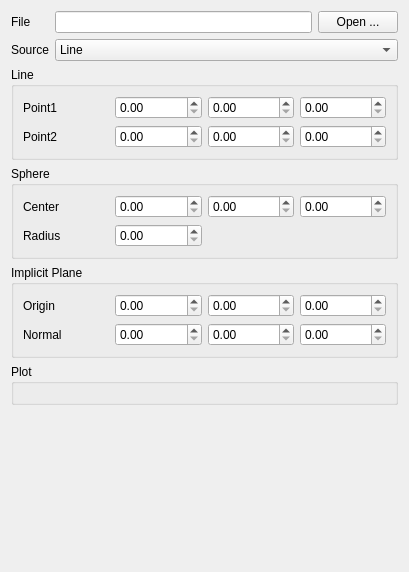
<?xml version="1.0" encoding="UTF-8"?>
<ui version="4.0">
 <class>ProbeConfig</class>
 <widget class="QWidget" name="ProbeConfig">
  <property name="geometry">
   <rect>
    <x>0</x>
    <y>0</y>
    <width>409</width>
    <height>572</height>
   </rect>
  </property>
  <property name="windowTitle">
   <string>Form</string>
  </property>
  <layout class="QGridLayout" name="gridLayout_2">
   <item row="0" column="0">
    <layout class="QGridLayout" name="gridLayout">
     <item row="3" column="0" colspan="3">
      <widget class="QGroupBox" name="sphereGroupBox">
       <property name="title">
        <string>Sphere</string>
       </property>
       <layout class="QGridLayout" name="gridLayout_6">
        <item row="0" column="0">
         <layout class="QGridLayout" name="gridLayout_5">
          <item row="1" column="1">
           <widget class="QDoubleSpinBox" name="sphereRadius">
            <property name="singleStep">
             <double>0.100000000000000</double>
            </property>
           </widget>
          </item>
          <item row="0" column="1">
           <widget class="QDoubleSpinBox" name="sphereCenterXSpinBox"/>
          </item>
          <item row="0" column="2">
           <widget class="QDoubleSpinBox" name="sphereCenterYSpinBox"/>
          </item>
          <item row="0" column="0">
           <widget class="QLabel" name="label_4">
            <property name="text">
             <string>Center</string>
            </property>
           </widget>
          </item>
          <item row="1" column="0">
           <widget class="QLabel" name="label_5">
            <property name="text">
             <string>Radius</string>
            </property>
           </widget>
          </item>
          <item row="0" column="3">
           <widget class="QDoubleSpinBox" name="sphereCenterZSpinBox"/>
          </item>
         </layout>
        </item>
       </layout>
      </widget>
     </item>
     <item row="0" column="0">
      <widget class="QLabel" name="label_6">
       <property name="text">
        <string>File</string>
       </property>
      </widget>
     </item>
     <item row="0" column="1">
      <widget class="QLineEdit" name="fileEdit">
       <property name="readOnly">
        <bool>true</bool>
       </property>
      </widget>
     </item>
     <item row="1" column="0">
      <widget class="QLabel" name="label">
       <property name="text">
        <string>Source</string>
       </property>
      </widget>
     </item>
     <item row="1" column="1" colspan="2">
      <widget class="QComboBox" name="sourceCombo">
       <item>
        <property name="text">
         <string>Line</string>
        </property>
       </item>
       <item>
        <property name="text">
         <string>Sphere</string>
        </property>
       </item>
       <item>
        <property name="text">
         <string>Box</string>
        </property>
       </item>
       <item>
        <property name="text">
         <string>Implicit Plane</string>
        </property>
       </item>
      </widget>
     </item>
     <item row="0" column="2">
      <widget class="QPushButton" name="openButton">
       <property name="text">
        <string>Open ...</string>
       </property>
      </widget>
     </item>
     <item row="2" column="0" colspan="3">
      <widget class="QGroupBox" name="lineGroupBox">
       <property name="title">
        <string>Line</string>
       </property>
       <layout class="QGridLayout" name="gridLayout_4">
        <item row="0" column="0">
         <layout class="QGridLayout" name="gridLayout_3">
          <item row="1" column="1">
           <widget class="QDoubleSpinBox" name="linePoint2XSpinBox"/>
          </item>
          <item row="0" column="1">
           <widget class="QDoubleSpinBox" name="linePoint1XSpinBox"/>
          </item>
          <item row="0" column="0">
           <widget class="QLabel" name="label_2">
            <property name="text">
             <string>Point1</string>
            </property>
           </widget>
          </item>
          <item row="1" column="0">
           <widget class="QLabel" name="label_3">
            <property name="text">
             <string>Point2</string>
            </property>
           </widget>
          </item>
          <item row="0" column="2">
           <widget class="QDoubleSpinBox" name="linePoint1YSpinBox"/>
          </item>
          <item row="1" column="2">
           <widget class="QDoubleSpinBox" name="linePoint2YSpinBox"/>
          </item>
          <item row="0" column="3">
           <widget class="QDoubleSpinBox" name="linePoint1ZSpinBox"/>
          </item>
          <item row="1" column="3">
           <widget class="QDoubleSpinBox" name="linePoint2ZSpinBox"/>
          </item>
         </layout>
        </item>
       </layout>
      </widget>
     </item>
     <item row="4" column="0" colspan="3">
      <widget class="QGroupBox" name="implicitPlaneGroupBox">
       <property name="title">
        <string>Implicit Plane</string>
       </property>
       <layout class="QGridLayout" name="gridLayout_8">
        <item row="0" column="0">
         <layout class="QGridLayout" name="gridLayout_7">
          <item row="1" column="3">
           <widget class="QDoubleSpinBox" name="normalZSpinBox"/>
          </item>
          <item row="1" column="0">
           <widget class="QLabel" name="label_8">
            <property name="text">
             <string>Normal</string>
            </property>
           </widget>
          </item>
          <item row="0" column="1">
           <widget class="QDoubleSpinBox" name="originXSpinBox"/>
          </item>
          <item row="0" column="3">
           <widget class="QDoubleSpinBox" name="originZSpinBox"/>
          </item>
          <item row="0" column="2">
           <widget class="QDoubleSpinBox" name="originYSpinBox"/>
          </item>
          <item row="1" column="1">
           <widget class="QDoubleSpinBox" name="normalXSpinBox"/>
          </item>
          <item row="0" column="0">
           <widget class="QLabel" name="label_7">
            <property name="text">
             <string>Origin</string>
            </property>
           </widget>
          </item>
          <item row="1" column="2">
           <widget class="QDoubleSpinBox" name="normalYSpinBox"/>
          </item>
         </layout>
        </item>
       </layout>
      </widget>
     </item>
     <item row="5" column="0" colspan="3">
      <widget class="QGroupBox" name="groupBox">
       <property name="title">
        <string>Plot</string>
       </property>
       <layout class="QGridLayout" name="gridLayout_9">
        <item row="0" column="0">
         <layout class="QVBoxLayout" name="plotLayout"/>
        </item>
       </layout>
      </widget>
     </item>
    </layout>
   </item>
   <item row="1" column="0">
    <spacer name="verticalSpacer">
     <property name="orientation">
      <enum>Qt::Vertical</enum>
     </property>
     <property name="sizeHint" stdset="0">
      <size>
       <width>20</width>
       <height>40</height>
      </size>
     </property>
    </spacer>
   </item>
  </layout>
 </widget>
 <resources/>
 <connections/>
</ui>
